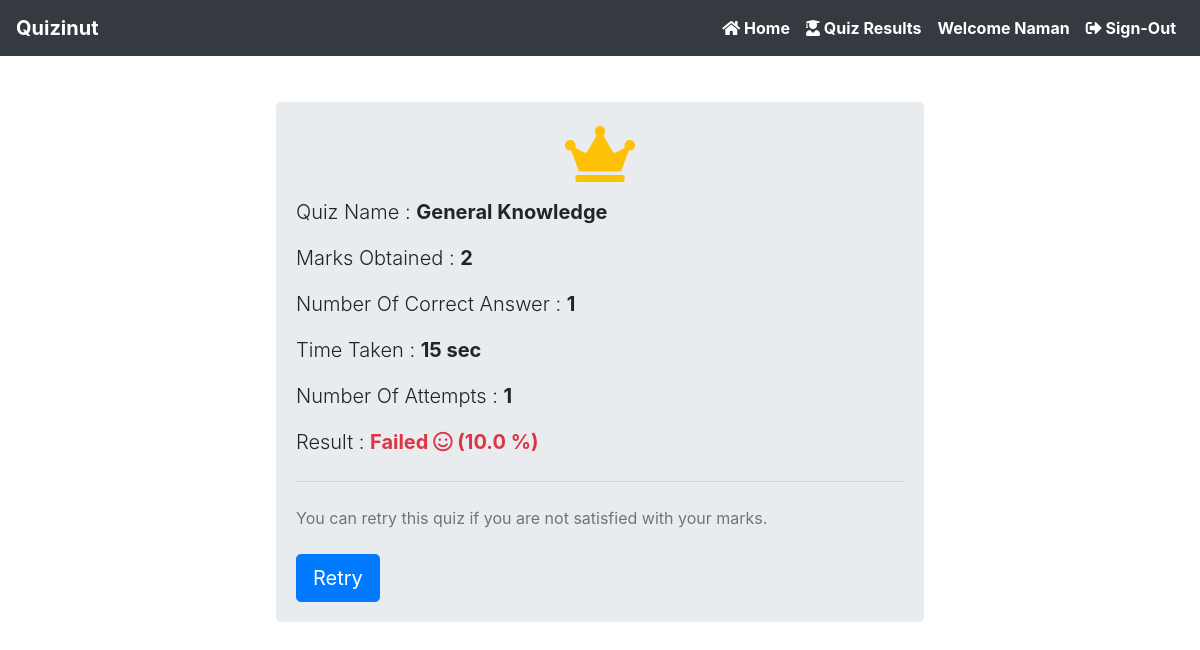
Screenshot of /quiz-result/43 (signed in) with the database file from the repository.
### accounts/models.py (models this page shows)
class CustomUser(AbstractUser):
    role = models.CharField(max_length=20, null=True)

### quiz/models.py (models this page shows, shortened)
class Result(models.Model):
    student = models.ForeignKey(Student, on_delete=models.CASCADE, null=True)
    quiz = models.ForeignKey(Quiz, on_delete=models.CASCADE, null=True)
    student_marks = models.IntegerField(blank=True, null=True)
    number_of_correct_answers = models.IntegerField(blank=True, null=True)
    time_taken = models.IntegerField(blank=True, null=True)
    number_of_attempts = models.IntegerField(default=1, null=True)
    timestamp = models.DateTimeField(auto_now_add=True)

class Quiz(models.Model):
    teacher = models.ForeignKey(Teacher, on_delete=models.CASCADE, null=True)
    quiz_name = models.CharField(max_length=200, null=True)
    total_question = models.IntegerField(null=True)
    added_question = models.IntegerField(null=True)
    total_marks = models.IntegerField(null=True)
    time_duration = models.FloatField(null=True)
    timestamp = models.DateTimeField(auto_now_add=True)

### quiz/permission.py (the view)
    def wrap(request, *args, **kwargs):
        if request.user.role == 'student':
            return function(request, *args, **kwargs)
        else:
            raise PermissionDenied

### quiz/permission.py (called while the page is built)
def user_is_student(function):
    def wrap(request, *args, **kwargs):
        if request.user.role == 'student':
            return function(request, *args, **kwargs)
        else:
            raise PermissionDenied
    return wrap

### quiz/views.py (called while the page is built)
@login_required(login_url='/student-login')
@user_is_student
def quiz_result(request, quiz_id):
    studentObj = Student.objects.get(uname=request.user)
    quizObj = Quiz.objects.get(id=quiz_id)
    result_data = Result.objects.get(student=studentObj, quiz=quizObj)
    percentage = (result_data.student_marks / result_data.quiz.total_marks) * 100
    context = {
        'result_data': result_data,
        'percentage': percentage
    }
    return render(request, 'student/quiz_result.html', context)

### quiz/templates/student/quiz_result.html (shortened to what this page needs)
{% extends 'common/base.html' %}
{% load static %}
{% block css %}
    <link rel="stylesheet" href="{% static 'css/student/quiz-result.css' %}">
{% endblock %}
{% block body %}
    <div class="quiz-result">
        <div class="container">
            <div class="row">
                <div class="col-lg-12 col-md-12 mx-auto col-sm-12 p-3">
                    <div class="jumbotron">
                        <div class="text-center text-warning">
                            <h1 class="display-4">
                                <i class="fas fa-crown"></i>
                            </h1>
                        </div>
                        <div class="lead">
                            <p>
                                Quiz Name :
                                <span class="font-weight-bold">{{ result_data.quiz.quiz_name }}</span>
                            </p>
                            <p>
                                Marks Obtained :
                                <span class="font-weight-bold">{{ result_data.student_marks }}</span>
                            </p>
                            <p>
                                Number Of Correct Answer :
                                <span class="font-weight-bold">{{ result_data.number_of_correct_answers }}</span>
                            </p>
                            <p>
                                Time Taken :
                                <span class="font-weight-bold">{{ result_data.time_taken }} sec</span>
                            </p>
                            <p>
                                Number Of Attempts :
                                <span class="font-weight-bold">{{ result_data.number_of_attempts }}</span>
                            </p>
                            <p>
                                Result :
                                {% if percentage >= 60.0 %}
                                    <span class="font-weight-bold text-success">Passed <i
                                            class="far fa-frown"></i> ({{ percentage }} %)</span>
                                {% else %}
                                    <span class="font-weight-bold text-danger ">Failed <i
                                            class="far fa-smile"></i> ({{ percentage }} %)</span>
                                {% endif %}
                            </p>
                        </div>
                        <hr class="my-4">
                        <div class="text-muted">
                            You can retry this quiz if you are not satisfied with your marks.
                        </div>
                        <br>
                        <a class="btn btn-primary btn-lg" href="{% url 'startQuiz' result_data.quiz_id %}"
                           role="button">Retry</a>
                    </div>
                </div>
            </div>
        </div>
    </div>
{% endblock %}

### quiz/templates/common/navbar.html (shortened to what this page needs)
<nav class="navbar navbar-expand-lg navbar-dark bg-dark">
    <a class="navbar-brand font-weight-bold" href="{% url 'home' %}">Quizinut</a>
    <div class="collapse navbar-collapse" id="navbarSupportedContent">
        <ul class="navbar-nav ml-auto">
            <li class="nav-item">
                <a class="nav-link active" aria-current="page" href="{% url 'home' %}">
                    <i class="fas fa-home"></i> Home
                </a>
            </li>
            {% if user.is_authenticated %}
                {% if user.role == "student" %}
                    <li class="nav-item">
                        <a class="nav-link active" aria-current="page" href="{% url 'showQuizzesResult' %}">
                            <i class="fas fa-user-graduate"></i> Quiz Results
                        </a>
                    </li>
                {% endif %}
                <li class="nav-item">
                    <a class="nav-link active" aria-current="page">
                         Welcome {{ request.user.first_name }}
                    </a>
                </li>
                <li class="nav-item">
                    <a class="nav-link active" aria-current="page" href="{% url 'logout' %}">
                        <i class="fas fa-sign-out-alt"></i> Sign-Out
                    </a>
                </li>
            {% endif %}
        </ul>
    </div>
</nav>

### quiz/static/css/common/base.css (style rules this page uses)
* { margin: 0; padding: 0; }
.nav-item { color: white !important; font-weight: bold; }

### quiz/static/css/student/quiz-result.css (style rules this page uses)
.quiz-result { width: 60%; margin: 10px auto; padding: 20px; }
.quiz-result .jumbotron { padding: 20px; }

### rows the page displays
CustomUser: user.first_name "Naman"
Result: quiz.quiz_name "General Knowledge", student_marks "2", number_of_correct_answers "1", time_taken "15", number_of_attempts "1"

### other values shown
{{ percentage }} "10.0"
